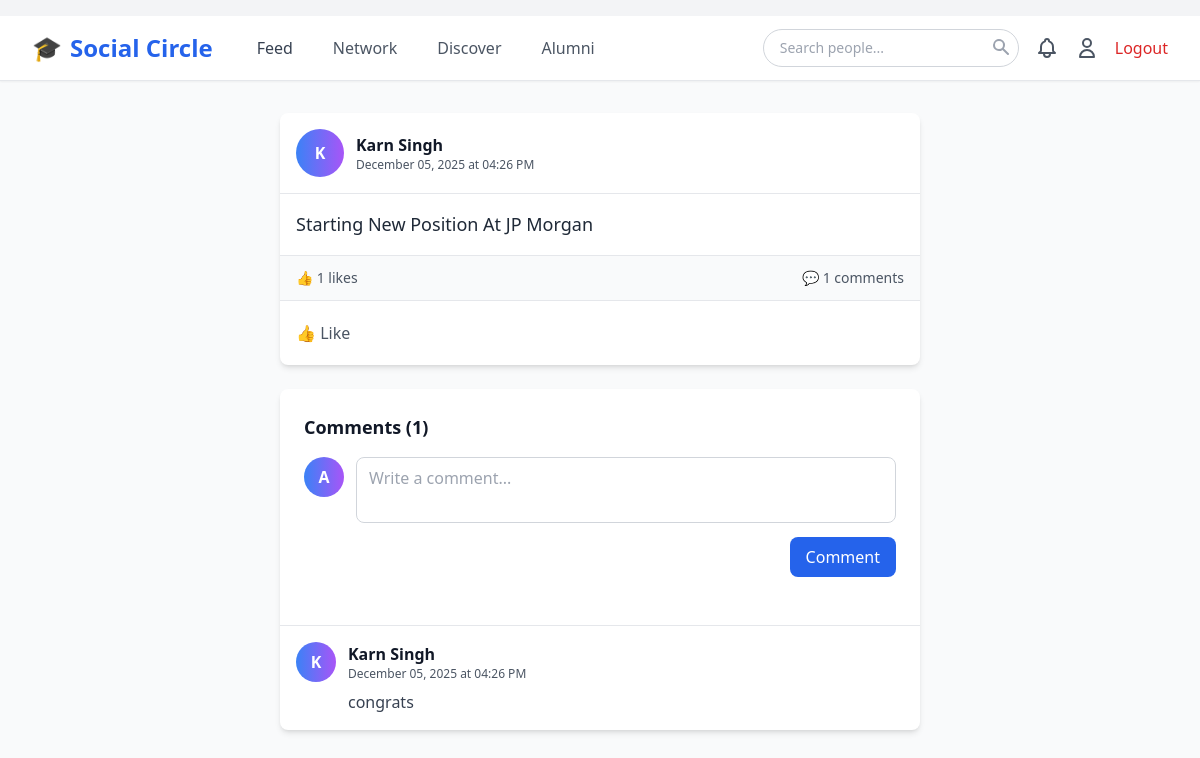
/social/post/1 (signed in), run on the app's committed database.
### app.py (models this page shows, shortened)
class Alumni(db.Model):
    __tablename__ = 'alumni'
    id = db.Column(db.Integer, primary_key=True)
    alumni_id = db.Column(db.String(20), unique=True)
    name = db.Column(db.String(100), nullable=False)
    email = db.Column(db.String(120), unique=True, nullable=False)
    password_hash = db.Column(db.String(128), nullable=False)
    graduation_year = db.Column(db.Integer, nullable=False)
    degree = db.Column(db.String(100))
    major = db.Column(db.String(100))
    current_company = db.Column(db.String(200))
    current_position = db.Column(db.String(200))
    phone = db.Column(db.String(15))
    joined_at = db.Column(db.DateTime, default=lambda: datetime.now(timezone.utc))

class Post(db.Model):
    __tablename__ = 'post'
    id = db.Column(db.Integer, primary_key=True)
    author_id = db.Column(db.String(20), nullable=False)
    author_type = db.Column(db.String(20), nullable=False)
    content = db.Column(db.Text, nullable=False)
    image_path = db.Column(db.String(300))
    likes_count = db.Column(db.Integer, default=0)
    comments_count = db.Column(db.Integer, default=0)
    created_at = db.Column(db.DateTime, default=lambda: datetime.now(timezone.utc))
    updated_at = db.Column(db.DateTime, default=lambda: datetime.now(timezone.utc))
    likes = db.relationship('PostLike', backref='post', lazy=True, cascade='all, delete-orphan')
    comments = db.relationship('PostComment', backref='post', lazy=True, cascade='all, delete-orphan')

class PostComment(db.Model):
    __tablename__ = 'post_comment'
    id = db.Column(db.Integer, primary_key=True)
    post_id = db.Column(db.Integer, db.ForeignKey('post.id'), nullable=False)
    author_id = db.Column(db.String(20), nullable=False)
    author_type = db.Column(db.String(20), nullable=False)
    content = db.Column(db.Text, nullable=False)
    created_at = db.Column(db.DateTime, default=lambda: datetime.now(timezone.utc))

### app.py (the view)
@app.route('/social/post/<int:post_id>')
@social_login_required
def view_post(post_id):
    current = get_current_user()
    post = Post.query.get_or_404(post_id)
    post.author_info = get_user_info(post.author_id, post.author_type)
    post.has_liked = PostLike.query.filter_by(post_id=post.id, user_id=current['id']).first() is not None
    comments = PostComment.query.filter_by(post_id=post_id).order_by(PostComment.created_at.desc()).all()
    for comment in comments:
        comment.author_info = get_user_info(comment.author_id, comment.author_type)
    return render_template('view_post.html',
                         current_user=current,
                         post=post,
                         comments=comments)

### app.py (called while the page is built)
@app.context_processor
def inject_date():
    return dict(date=date, datetime=datetime)

def get_user_info(user_id, user_type):
    if user_type == 'student':
        user = Student.query.filter_by(student_id=user_id).first()
        return {'name': user.name, 'email': user.email, 'id': user.student_id} if user else None
    elif user_type == 'teacher':
        user = Teacher.query.filter_by(teacher_id=user_id).first()
        return {'name': user.name, 'email': user.email, 'id': user.teacher_id} if user else None
    elif user_type == 'alumni':
        user = Alumni.query.filter_by(alumni_id=user_id).first()
        return {'name': user.name, 'email': user.email, 'id': user.alumni_id} if user else None
    return None

def get_current_user():
    user_type = session.get('user_type')
    if user_type == 'student':
        user = Student.query.get(session.get('student_id'))
        return {'id': user.student_id, 'type': 'student', 'name': user.name, 'email': user.email} if user else None
    elif user_type == 'teacher':
        user = Teacher.query.filter_by(teacher_id=session.get('teacher_id')).first()
        return {'id': user.teacher_id, 'type': 'teacher', 'name': user.name, 'email': user.email} if user else None
    elif user_type == 'alumni':
        user = Alumni.query.filter_by(alumni_id=session.get('alumni_id')).first()
        return {'id': user.alumni_id, 'type': 'alumni', 'name': user.name, 'email': user.email} if user else None
    return None

def social_login_required(f):
    @wraps(f)
    def decorated_function(*args, **kwargs):
        if 'user_type' not in session:
            flash('Please login first', 'error')
            return redirect(url_for('home'))
        return f(*args, **kwargs)
    return decorated_function

### templates/view_post.html (shortened to what this page needs)
{% extends "base_social.html" %}
{% block content %}
<div class="min-h-screen bg-gray-50">
    {% include 'social_nav.html' %}
    <div class="max-w-2xl mx-auto px-4 py-8">
        <div class="bg-white rounded-lg shadow-md overflow-hidden mb-6">
            <div class="p-4 border-b border-gray-200 flex justify-between items-start">
                <div class="flex items-center space-x-3 flex-1">
                    <div class="w-12 h-12 rounded-full bg-gradient-to-r from-blue-500 to-purple-500 flex items-center justify-center text-white font-bold">
                        {{ post.author_info.name[0] }}
                    </div>
                    <div>
                        <a href="{{ url_for('view_profile', user_type=post.author_type, user_id=post.author_id) }}" class="font-bold text-gray-900 hover:text-blue-600">
                            {{ post.author_info.name }}
                        </a>
                        <p class="text-xs text-gray-600">{{ post.created_at.strftime('%B %d, %Y at %I:%M %p') }}</p>
                    </div>
                </div>
            </div>
            <div class="p-4">
                <p class="text-gray-800 text-lg leading-relaxed">{{ post.content }}</p>
            </div>
            <div class="px-4 py-3 bg-gray-50 border-t text-sm text-gray-600 flex justify-between">
                <span>👍 {{ post.likes_count }} likes</span>
                <span>💬 {{ post.comments_count }} comments</span>
            </div>
            <div class="px-4 py-3 border-t flex space-x-4">
                <form method="POST" action="{{ url_for('like_post', post_id=post.id) }}" style="display:inline; width: 100%;">
                    <button type="submit" class="flex-1 text-center py-2 text-gray-600 hover:bg-gray-50 rounded transition {% if post.has_liked %}text-blue-600 font-bold{% endif %}">
                        👍 {% if post.has_liked %}Unlike{% else %}Like{% endif %}
                    </button>
                </form>
            </div>
        </div>
        <div class="bg-white rounded-lg shadow-md overflow-hidden">
            <div class="p-6 border-b border-gray-200">
                <h3 class="font-bold text-lg text-gray-900 mb-4">Comments ({{ post.comments_count }})</h3>
                <form method="POST" action="{{ url_for('comment_post', post_id=post.id) }}" class="mb-6">
                    <div class="flex space-x-3">
                        <div class="w-10 h-10 rounded-full bg-gradient-to-r from-blue-500 to-purple-500 flex items-center justify-center text-white font-bold flex-shrink-0">
                            {{ current_user.name[0] }}
                        </div>
                        <div class="flex-1">
                            <textarea name="content" rows="2" required placeholder="Write a comment..."
                                      class="w-full px-3 py-2 border border-gray-300 rounded-lg focus:outline-none focus:ring-2 focus:ring-blue-500 resize-none"></textarea>
                            <div class="mt-2 flex justify-end">
                                <button type="submit" class="px-4 py-2 bg-blue-600 text-white rounded-lg hover:bg-blue-700 font-medium">
                                    Comment
                                </button>
                            </div>
                        </div>
                    </div>
                </form>
            </div>
            {% if comments %}
            <div class="divide-y">
                {% for comment in comments %}
                <div class="p-4">
                    <div class="flex space-x-3">
                        <div class="w-10 h-10 rounded-full bg-gradient-to-r from-blue-500 to-purple-500 flex items-center justify-center text-white font-bold flex-shrink-0">
                            {{ comment.author_info.name[0] }}
                        </div>
                        <div class="flex-1">
                            <div class="flex justify-between items-start">
                                <div>
                                    <a href="{{ url_for('view_profile', user_type=comment.author_type, user_id=comment.author_id) }}"
                                       class="font-semibold text-gray-900 hover:text-blue-600">
                                        {{ comment.author_info.name }}
                                    </a>
                                    <p class="text-xs text-gray-600">{{ comment.created_at.strftime('%B %d, %Y at %I:%M %p') }}</p>
                                </div>
                            </div>
                            <p class="text-gray-700 mt-2">{{ comment.content }}</p>
                        </div>
                    </div>
                </div>
                {% endfor %}
            </div>
            {% else %}
            <div class="p-8 text-center">
                <p class="text-gray-500">No comments yet. Be the first to comment!</p>
            </div>
            {% endif %}
        </div>
    </div>
</div>
{% endblock %}

### data on the page
Alumni: author_info "K", author_info.name "Karn Singh"
Post: created_at "December 05, 2025 at 04:26 PM", content "Starting New Position At JP Morgan", likes_count "1", comments_count "1"
Alumni: name "A"
PostComment: author_info "K", author_info.name "Karn Singh", created_at "December 05, 2025 at 04:26 PM", content "congrats"
